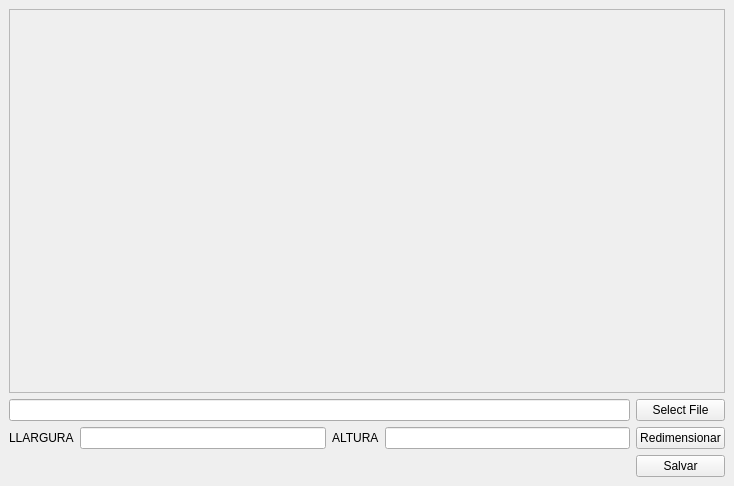
<?xml version="1.0" encoding="UTF-8"?>
<ui version="4.0">
 <class>MainWindow</class>
 <widget class="QMainWindow" name="MainWindow">
  <property name="geometry">
   <rect>
    <x>0</x>
    <y>0</y>
    <width>734</width>
    <height>486</height>
   </rect>
  </property>
  <property name="windowTitle">
   <string>Redimensionador de Imagem</string>
  </property>
  <widget class="QWidget" name="centralwidget">
   <property name="enabled">
    <bool>true</bool>
   </property>
   <layout class="QGridLayout" name="gridLayout">
    <item row="2" column="2">
     <widget class="QLabel" name="label_2">
      <property name="text">
       <string>ALTURA</string>
      </property>
     </widget>
    </item>
    <item row="2" column="1">
     <widget class="QLineEdit" name="inputLargura"/>
    </item>
    <item row="2" column="0">
     <widget class="QLabel" name="label">
      <property name="text">
       <string>LLARGURA</string>
      </property>
     </widget>
    </item>
    <item row="2" column="3">
     <widget class="QLineEdit" name="inputAltura"/>
    </item>
    <item row="2" column="4">
     <widget class="QPushButton" name="btnRedimensionar">
      <property name="text">
       <string>Redimensionar</string>
      </property>
     </widget>
    </item>
    <item row="3" column="4">
     <widget class="QPushButton" name="btnSalvar">
      <property name="text">
       <string>Salvar</string>
      </property>
     </widget>
    </item>
    <item row="0" column="0" colspan="5">
     <widget class="QScrollArea" name="scrollArea">
      <property name="widgetResizable">
       <bool>true</bool>
      </property>
      <widget class="QWidget" name="scrollAreaWidgetContents">
       <property name="geometry">
        <rect>
         <x>0</x>
         <y>0</y>
         <width>714</width>
         <height>379</height>
        </rect>
       </property>
       <layout class="QGridLayout" name="gridLayout_2">
        <item row="0" column="0">
         <widget class="QLabel" name="labelImage">
          <property name="enabled">
           <bool>true</bool>
          </property>
          <property name="text">
           <string/>
          </property>
         </widget>
        </item>
       </layout>
      </widget>
     </widget>
    </item>
    <item row="1" column="4">
     <widget class="QPushButton" name="btnChooseFile">
      <property name="text">
       <string>Select File</string>
      </property>
     </widget>
    </item>
    <item row="1" column="0" colspan="4">
     <widget class="QLineEdit" name="inputOpenFile">
      <property name="enabled">
       <bool>true</bool>
      </property>
     </widget>
    </item>
   </layout>
  </widget>
 </widget>
 <resources/>
 <connections/>
</ui>
